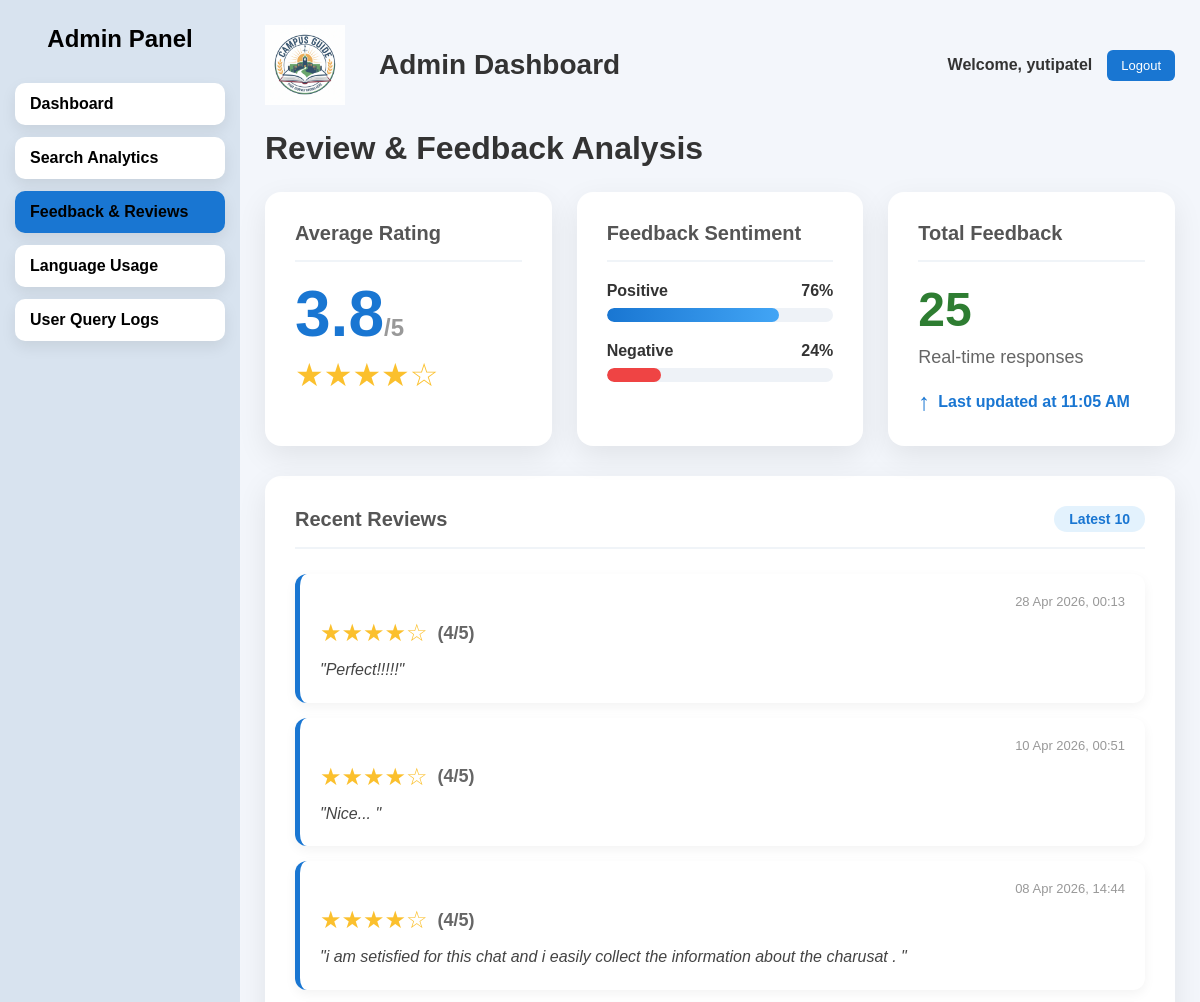
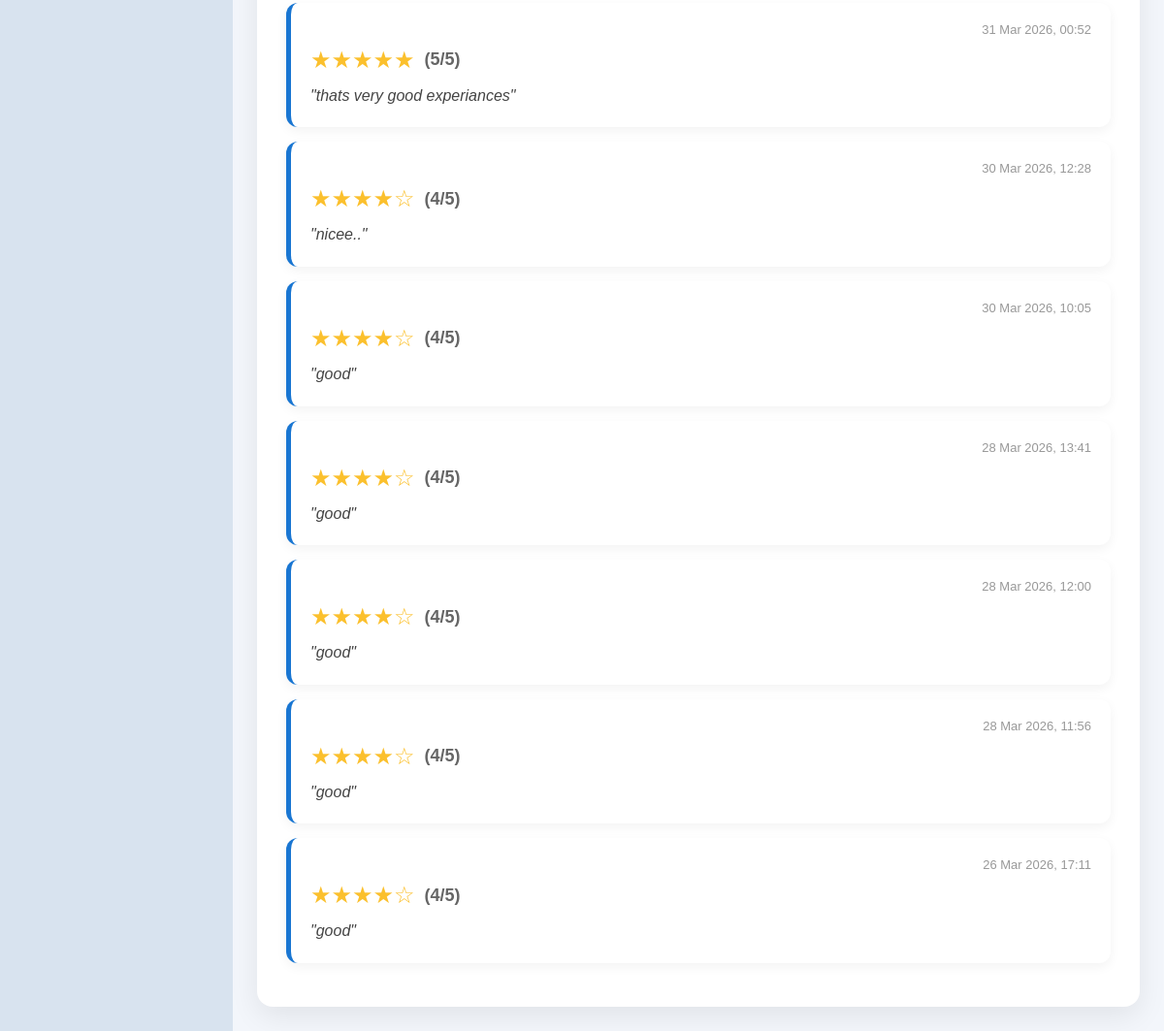
/en/admin-dashboard/review/ (signed in), run on the app's committed database (2 pictures, top to bottom).
### main_app/models.py (models this page shows, shortened)
class Feedback(models.Model):
    user = models.ForeignKey(User, on_delete=models.CASCADE, null=True, blank=True, verbose_name=_("User"))
    name = models.CharField(max_length=100, verbose_name=_("Name"))
    email = models.EmailField(verbose_name=_("Email"))
    rating = models.IntegerField(default=0, verbose_name=_("Rating"))
    message = models.TextField(verbose_name=_("Message"))
    created_at = models.DateTimeField(auto_now_add=True, verbose_name=_("Created At"))
    class Meta:
        ordering = ['-created_at']
        verbose_name = _("Feedback")
        verbose_name_plural = _("Feedbacks")

### main_app/views.py (the view)
# urls.py: path('admin-dashboard/review/', views.admin_review, name='admin_review'),
@login_required
def admin_review(request):
    if not request.user.is_staff:
        return redirect("login")
    feedbacks = Feedback.objects.all().order_by('-created_at') if hasattr(Feedback, 'created_at') else Feedback.objects.all()
    total_feedback = feedbacks.count()
    avg_rating = feedbacks.aggregate(avg=Avg('rating'))['avg'] or 0
    positive = feedbacks.filter(rating__gte=4).count()
    negative = feedbacks.filter(rating__lt=4).count()
    positive_percent = round((positive/total_feedback)*100) if total_feedback > 0 else 0
    negative_percent = round((negative/total_feedback)*100) if total_feedback > 0 else 0
    context = {
        "avg_rating": round(avg_rating, 1),
        "total_feedback": total_feedback,
        "positive_percent": positive_percent,
        "negative_percent": negative_percent,
        "recent_reviews": feedbacks[:10] # Showing more reviews
    }
    return render(request, "main_app/admin_review.html", context)

### main_app/templates/main_app/admin_review.html (shortened to what this page needs)
{% load static %}
{% load i18n %}
<!DOCTYPE html>
<html>
<head>
<link rel="stylesheet" href="{% static 'css/admin_dashboard.css' %}">
</head>
<body>
<div class="dashboard">
<aside class="sidebar">
<h2>{% trans "Admin Panel" %}</h2>
<ul>
<li>
<a href="{% url 'admin_dashboard' %}">{% trans "Dashboard" %}</a>
</li>
<li>
<a href="{% url 'search_analytics' %}">{% trans "Search Analytics" %}</a>
</li>
<li class="active">
<a href="{% url 'admin_review' %}">{% trans "Feedback & Reviews" %}</a>
</li>
<li>
<a href="{% url 'admin_languse' %}">{% trans "Language Usage" %}</a>
</li>
<li>
<a href="{% url 'admin_userquery' %}">{% trans "User Query Logs" %}</a>
</li>
</ul>
</aside>
<div class="main">
<div class="topbar">
<div class="topbar-left">
<img src="{% static 'images/logo.jpg' %}">
<h1 class="dash-title">{% trans "Admin Dashboard" %}</h1>
</div>
<div class="topbar-right">
<span class="welcome">{% trans "Welcome" %}, {{ request.user.username }}</span>
<a href="{% url 'login' %}" class="top-logout">{% trans "Logout" %}</a>
</div>
</div>
<h1 style="margin-bottom:25px;">{% trans "Review & Feedback Analysis" %}</h1>
<div class="grid">
<div class="card">
<h3>{% trans "Average Rating" %}</h3>
<div class="rating-value">
{{ avg_rating }}<small style="font-size: 24px; color: #999;">/5</small>
</div>
<div class="stars-display">
    {% if avg_rating >= 4.5 %} ★★★★★
    {% elif avg_rating >= 3.5 %} ★★★★☆
    {% elif avg_rating >= 2.5 %} ★★★☆☆
    {% elif avg_rating >= 1.5 %} ★★☆☆☆
    {% else %} ★☆☆☆☆
    {% endif %}
</div>
</div>
<div class="card">
<h3>{% trans "Feedback Sentiment" %}</h3>
<div class="bar-container">
    <div class="bar-label">
        <span>{% trans "Positive" %}</span>
        <span>{{ positive_percent }}%</span>
    </div>
    <div class="bar">
        <div class="bar-fill" style="width:{{ positive_percent }}%"></div>
    </div>
</div>
<div class="bar-container">
    <div class="bar-label">
        <span>{% trans "Negative" %}</span>
        <span>{{ negative_percent }}%</span>
    </div>
    <div class="bar">
        <div class="bar-fill" style="width:{{ negative_percent }}%;background:#ef4444"></div>
    </div>
</div>
</div>
<div class="card">
    <h3>{% trans "Total Feedback" %}</h3>
    <div class="total-count">{{ total_feedback }}</div>
    <p class="stat-label">{% trans "Real-time responses" %}</p>
    <div style="margin-top: 20px; color: #1976d2; font-weight: bold; display: flex; align-items: center; gap: 8px;">
        <span style="font-size: 24px; animation: bounce 2s infinite;">↑</span>
        <span id="update-timer">{% trans "Updated now" %}</span>
    </div>
</div>
</div>
<div class="card" style="margin-top:25px">
<div style="display: flex; justify-content: space-between; align-items: center; border-bottom: 2px solid #f0f4f8; padding-bottom: 15px; margin-bottom: 20px;">
    <h3 style="margin: 0; border: none; padding: 0;">{% trans "Recent Reviews" %}</h3>
    <span style="background: #e3f2fd; color: #1976d2; padding: 5px 15px; border-radius: 20px; font-weight: bold; font-size: 14px;">
        {% trans "Latest" %} 10
    </span>
</div>
<div class="review-list">
{% for review in recent_reviews %}
<div class="review-item">
    <div class="review-header">
        <span class="review-date">{{ review.created_at|date:"d M Y, H:i" }}</span>
    </div>
    <div class="review-stars">
        {% if review.rating == 5 %} ★★★★★
        {% elif review.rating == 4 %} ★★★★☆
        {% elif review.rating == 3 %} ★★★☆☆
        {% elif review.rating == 2 %} ★★☆☆☆
        {% else %} ★☆☆☆☆
        {% endif %}
        <span>({{ review.rating }}/5)</span>
    </div>
    <div class="review-text">
        "{{ review.message }}"
    </div>
</div>
{% empty %}
<p style="text-align: center; color: #999; padding: 40px;">{% trans "No reviews yet" %}</p>
{% endfor %}
</div>
</div>
</div>
</div>
</body>
</html>

### main_app/static/css/admin_dashboard.css (style rules this page uses)
* { margin: 0; padding: 0; box-sizing: border-box; font-family: Arial, sans-serif; }
body { background: #eef4fb; }
.dashboard { display: flex; height: 100vh; }
.sidebar { width: 240px; background: #d8e3ef; color: black; padding: 25px 15px; }
.sidebar h2 { text-align: center; margin-bottom: 30px; }
.sidebar ul { list-style: none; }
.sidebar a { text-decoration: none; color: black; font-weight: bold; }
.sidebar ul li { background: #ffffff; color: #333; border-radius: 10px; padding: 12px 15px; margin-bottom: 12px; box-shadow: 0 6px 15px rgba(0,0,0,0.08); transition: all 0.3s ease; }
.sidebar ul li.active { background: #1976d2; color: #ffffff; font-weight: bold; }
.main { flex: 1; padding: 25px; overflow-y: auto; }
.topbar { display: flex; justify-content: space-between; align-items: center; margin-bottom: 25px; }
.topbar-right { display: flex; align-items: center; gap: 15px; }
.topbar-left { display: flex; align-items: center; gap: 14px; }
.topbar-left img { width: 80px; }
.dash-title { font-size: 28px; font-weight: 600; margin-left: 20px; color: #333; }
.welcome { font-weight: 600; color: #333; }
.top-logout { text-decoration: none; background: #1976d2; color: white; padding: 8px 14px; border-radius: 6px; font-size: 13px; transition: 0.3s; }

### main_app/templates/main_app/admin_review.html (style rules this page uses)
body { font-family: 'Segoe UI', Tahoma, Geneva, Verdana, sans-serif; background:#f3f6fb; margin:0; color: #333; }
.grid { display:grid; grid-template-columns:1fr 1fr 1fr; gap:25px; margin-bottom: 30px; }
.card { background:white; padding:30px; border-radius:16px; box-shadow:0 10px 30px rgba(0,0,0,0.08); transition: transform 0.3s ease; }
.card h3 { margin-top: 0; font-size: 20px; color: #555; border-bottom: 2px solid #f0f4f8; padding-bottom: 15px; margin-bottom: 20px; }
.rating-value { font-size:64px; font-weight: 800; color:#1976d2; line-height: 1; margin-bottom: 10px; }
.stars-display { color:#fbc02d; font-size:32px; margin-bottom: 15px; }
.stat-label { font-size: 18px; color: #666; margin-top: 10px; }
.bar-container { margin-bottom: 20px; }
.bar-label { display: flex; justify-content: space-between; margin-bottom: 8px; font-weight: 600; font-size: 16px; }
.bar { height:14px; background:#eef2f7; border-radius:10px; overflow:hidden; }
.bar-fill { height:100%; background: linear-gradient(90deg, #1976d2, #42a5f5); border-radius: 10px; }
.total-count { font-size: 48px; font-weight: 800; color: #2e7d32; }
.review-list { margin-top:25px; }
.review-item { background: #fff; padding: 20px; border-radius: 12px; margin-bottom: 15px; border-left: 5px solid #1976d2; box-shadow: 0 4px 12px rgba(0,0,0,0.05); display: flex; flex-direction: column; gap: 10px; transition: all 0.3s ease; cursor: pointer; }
.review-header { display: flex; justify-content: space-between; align-items: center; }
.review-date { font-size: 13px; color: #999; }
.review-stars { color: #fbc02d; font-size: 24px; display: flex; align-items: center; gap: 10px; }
.review-stars span { color: #666; font-size: 18px; font-weight: 600; }
.review-text { font-size: 16px; line-height: 1.6; color: #444; font-style: italic; }

### data on the page
Feedback: created_at "28 Apr 2026, 00:13", rating "4", message "Perfect!!!!!"
Feedback: created_at "10 Apr 2026, 00:51", rating "4", message "Nice..."
Feedback: created_at "08 Apr 2026, 14:44", rating "4", message "i am setisfied for this chat and i easily collect the information about the charusat ."
Feedback: created_at "31 Mar 2026, 00:52", rating "5", message "thats very good experiances"
Feedback: created_at "30 Mar 2026, 12:28", rating "4", message "nicee.."
Feedback: created_at "30 Mar 2026, 10:05", rating "4", message "good"
Feedback: created_at "28 Mar 2026, 13:41", rating "4", message "good"
Feedback: created_at "28 Mar 2026, 12:00", rating "4", message "good"
Feedback: created_at "28 Mar 2026, 11:56", rating "4", message "good"
Feedback: created_at "26 Mar 2026, 17:11", rating "4", message "good"

### other printed values
{{ request.user.username }} "yutipatel"
{{ avg_rating }} "3.8"
{{ positive_percent }} "76"
{{ negative_percent }} "24"
{{ total_feedback }} "25"
